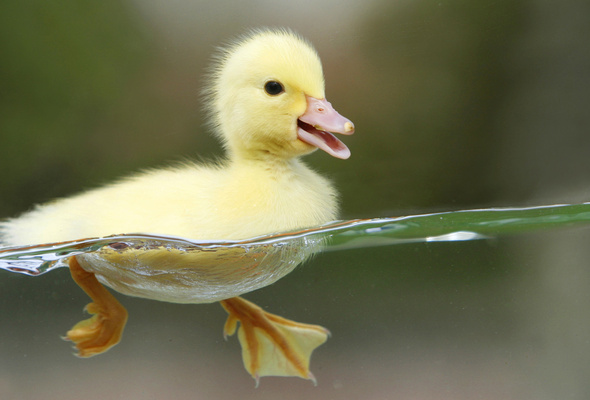
#> input picture vision/duck.jpg, 590 x 400 px
$ python circles.py
#> lines starting #> are read from the running program, lines starting #| are printed output that depends on the picture
#!/usr/local/bin/python3
import numpy as np
import random
from matplotlib import pyplot as plt
import urllib.request, cv2, sys, re, time, math

# Default image file
imgSpec = "duck.jpg"
if len(sys.argv) > 1: imgSpec = sys.argv[1]


# Decide between file & url with regular expression (re)
if re.compile("^\\w*\\:\\/\\/").search(imgSpec) is None:
  img = cv2.imread(imgSpec, cv2.IMREAD_COLOR)
#> img is the input picture: shape (400, 590, 3); mean B, G, R 82.1, 113.1, 113.1
else:
  resp = urllib.request.urlopen(imgSpec)
  img = np.asarray(bytearray(resp.read()), dtype = "uint8")
  img = cv2.imdecode(img, cv2.IMREAD_COLOR)


# Allows window to be resized by user (in theory)
cv2.namedWindow('image', cv2.WINDOW_NORMAL)
height, width = img.shape[:2]    # Get image dimensions
#> height = 400; width = 590
widthMax = 1024                  # The screen width, in pixels
if (width > widthMax):
  cv2.resizeWindow('image', widthMax, int(height*widthMax/width))

height, width, depth = img.shape
#> depth = 3

grayscale = np.array([0.3, 0.59, 0.11])

gauss = np.array([[1, 2, 1],
                  [2, 4, 2],
                  [1, 2, 1]])/16

def findNeighbors(t):
    i,j=t
    rowLimit = height-1
    columnLimit = width-1
    n = set()
    for x in range(max(0, i-1), min(i+1, rowLimit)+1):
        for y in range(max(0, j-1), min(j+1, columnLimit)+1):
            if x != i or y != j:
                n.add((x,y))
    return n

def bfs(graph, start, centers):
    visited, queue = set(), [start]
    while queue:
        vertex = queue.pop(0)
        if vertex not in visited and vertex in centers:
            visited.add(vertex)
            queue.extend(findNeighbors(vertex) - visited)
    return visited

def toGray(img):
    gray = np.zeros((height,width,3), np.uint8)
    for i in range(height):
        for j in range(width):
            gray[i, j] = np.dot(grayscale, img[i, j])
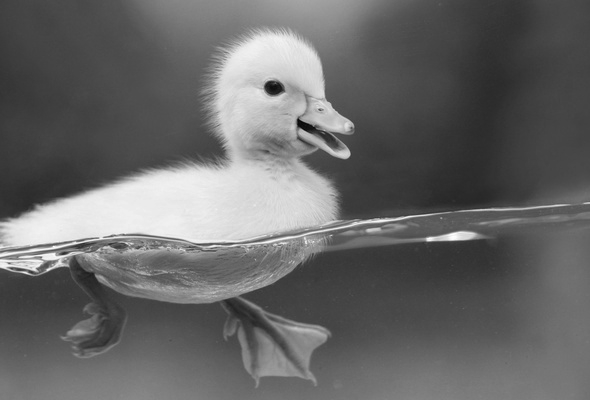
#> gray: shape (400, 590, 3); min 8, max 254, mean 103.3
    return gray

def blur(img):
    blurred = cv2.filter2D(img, -1, gauss)
    #blurred = filter(img, gauss)
    return blurred

def auto_canny(image, sigma=0.33):
    # compute the median of the single channel pixel intensities
#> called with sigma = 0.33
    v = np.median(image)
#> v = 86

    # apply automatic Canny edge detection using the computed median
    lower = int(max(0, (1.0 - sigma) * v))
#> lower = 57
    upper = int(min(255, (1.0 + sigma) * v))
#> upper = 114

    if len(sys.argv) > 3:
        edged = cv2.Canny(image, int(sys.argv[2])**(1/2), int(sys.argv[3])**(1/2))
    else:
        edged = cv2.Canny(image, lower, upper)
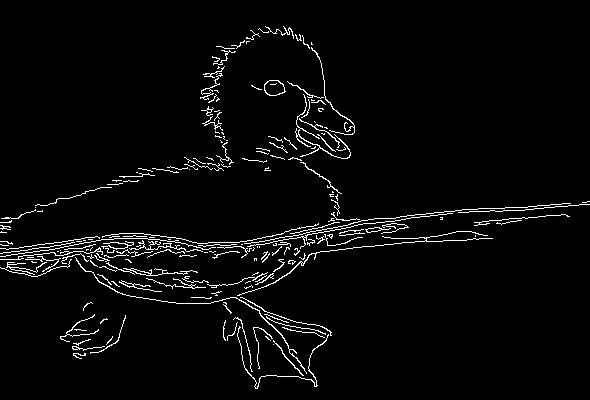
#> edged: shape (400, 590); 3.3% white in thin lines or dots

    return edged


gray = toGray(img.copy())
blurred = blur(gray.copy())
auto = auto_canny(blurred.copy())

canny = np.zeros((height,width,3), np.uint8)
canny[:,:] = 255
edges = set()
for r in range(1,height-1):
    for c in range(1,width-1):
        if auto[r, c] == 255:
            canny[r,c] = 0
            edges.add((r, c))
#> canny: shape (400, 590, 3); 96.7% white; black in thin lines or dots

print("Height: {}\nWidth: {}\nEdge Pixels: {}".format(height,width,len(edges)))
#| Height: 400
#| Width: 590
#| Edge Pixels: 7888

hough = np.zeros((height,width,3), np.uint8)
hough[:,:] = 255

intersects = {(r, c): 0 for r in range(height) for c in range(width)}


lines = {e: set() for e in edges}
for e in edges:
    i,j = e[0], e[1]
    r,c = i,j

    Gx = -int(blurred[i-1,j+1][0]) + int(blurred[i+1,j+1][0]) + -2*int(blurred[i-1,j][0]) + 2*int(blurred[i+1,j][0]) + -int(blurred[i-1,j-1][0]) + int(blurred[i+1,j-1][0])
    Gy = int(blurred[i-1,j+1][0]) + 2*int(blurred[i,j+1][0]) + int(blurred[i+1,j+1][0]) + -int(blurred[i-1,j-1][0]) + -2*int(blurred[i,j-1][0]) + -int(blurred[i+1,j-1][0])

    angle = math.atan2(Gy, Gx)# * 180 / math.pi

    slope = -math.tan(angle+math.pi/2)

    while 0 < c < width and 0 < r < height:
        hough[int(r),c] -= 1
        intersects[(int(r), c)] += 1
        lines[e].add((c,r))
        c+=1
        r+=slope
    r,c = i,j
    while 0 < c < width and 0 < r < height:
        hough[int(r),c] -= 1
        intersects[(int(r), c)] += 1
        lines[e].add((c,r))
        c-=1
        r-=slope
#> this loop made 7888 passes
#> (Gx, Gy, angle, slope) on passes 1 to 3: (186, -36, -0.191, -5.17), (71, -3, -0.0422, -23.67), (-107, 43, 2.76, -2.49)
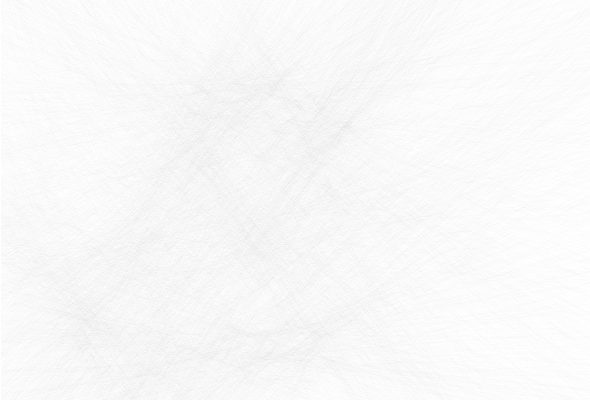
#> hough: shape (400, 590, 3); min 227, max 255, mean 248.5
#> after the loop, intersects = 236000 items

centers = set()
for r in range(1, height-1):
    for c in range(1, width-1):
        val = (intersects[r-1,c+1] +
               intersects[r  ,c+1] +
               intersects[r+1,c+1] +
               intersects[r-1,c  ] +
               intersects[r  ,c  ] +
               intersects[r+1,c  ] +
               intersects[r-1,c-1] +
               intersects[r  ,c-1] +
               intersects[r+1,c-1]) / 9

        T = int(sys.argv[4]) if len(sys.argv) > 4 else 70
        if val > T:
            centers.add((r,c))
#> after the loop, centers = 0 items

clusters = set()
visited = set()
for i in centers:
    if i not in visited:
        cluster = bfs(hough, i, centers)
        clusters.add(frozenset(cluster))
        visited |= cluster
#> this loop made 0 passes
#> after the loop, clusters = 0 items; visited = 0 items

print("Centers: {}".format(len(clusters)))
#| Centers: 0

centers = set()
circles = img.copy()

white = np.zeros((height,width,3), np.uint8)
white[:,:] = 255
white = canny.copy()

for cluster in clusters:
    radii = {}

    r = [i[0] for i in cluster]
    c = [i[1] for i in cluster]
    cr = int(sum(r)/len(r))
    cc = int(sum(c)/len(c))
    cv2.circle(circles,(cc,cr), 1, (0,255,0), -1)
    cv2.circle(white,(cc,cr), 1, (0,255,0), -1)
    centers.add((cr,cc))
    for edge in lines:
        if cluster.isdisjoint(lines[edge]):
            radius = int(math.sqrt((edge[0]-cr)**2 +(edge[1]-cc)**2))
            if radius in radii:
                radii[radius] += 1
            else:
                radii[radius] = 1
    radii = {r: radii[r]/r for r in radii if r != 0}

    rad = max(radii, key=radii.get)
    radT = float(sys.argv[5]) if len(sys.argv) > 5 else 1.5
    while radii[rad] > radT: #Best value so far would be 1.5
        cv2.circle(circles,(cc,cr),rad, (0,255,0), 1)
        cv2.circle(white,(cc,cr), rad, (0,255,0), 1)
        for i in range(5):
            if rad+i in radii:
                del radii[rad+i]
            if rad-i in radii:
                del radii[rad-i]
        if not radii:
            break
        rad = max(radii, key=radii.get)

cv2.imshow('Circles', circles)
while True:
    key = cv2.waitKey(0)
#> (key e is pressed here)
    if key == 27:
        cv2.destroyAllWindows()
        break
    if key == ord('r'):
        cv2.destroyAllWindows()
        cv2.imshow('Original', img)
    if key == ord('g'):
        cv2.destroyAllWindows()
        cv2.imshow('Grayscale', gray)
    if key == ord('b'):
        cv2.destroyAllWindows()
        cv2.imshow('Gaussian Blur', blurred)
    if key == ord('e'):
        cv2.destroyAllWindows()
        cv2.imshow('Edges', canny)
    if key == ord('h'):
        cv2.destroyAllWindows()
        cv2.imshow('Hough', hough)
    if key == ord('c'):
        cv2.destroyAllWindows()
        cv2.imshow('Circles', circles)
    if key == ord('w'):
        cv2.destroyAllWindows()
        cv2.imshow('Circles', white)

$ run again, with vision/1.jpg copied over vision/duck.jpg
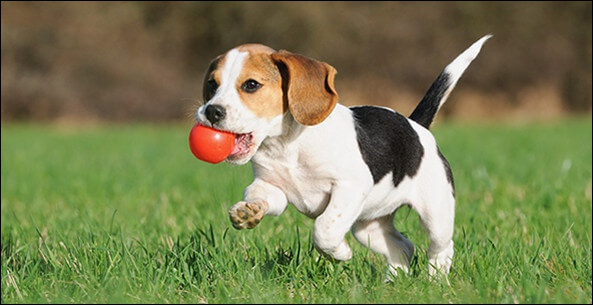
#> input picture vision/1.jpg, 593 x 305 px
#> img is the input picture: shape (305, 593, 3); mean B, G, R 82.8, 127.3, 122.8
#> v = 113
#> lower = 75
#> upper = 150
#> in auto_canny, `edged = cv2.Canny(image, lower, upper)`:
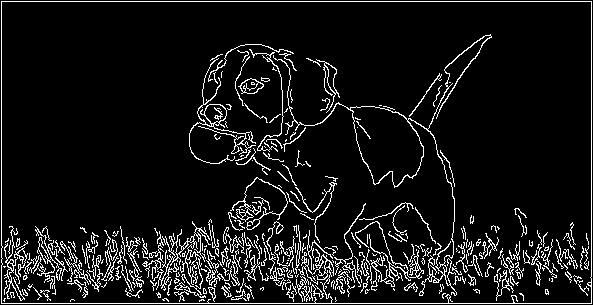
#> edged: shape (305, 593); 8.5% white in thin lines or dots
#| Height: 305
#| Width: 593
#| Edge Pixels: 15348
#> the loop `for e in edges:` made 15348 passes
#> (Gx, Gy, angle, slope) on passes 1 to 3: (55, -67, -0.883, -0.821), (34, 184, 1.39, 0.185), (33, 185, 1.39, 0.178)
#> after the loop `for e in edges:`:
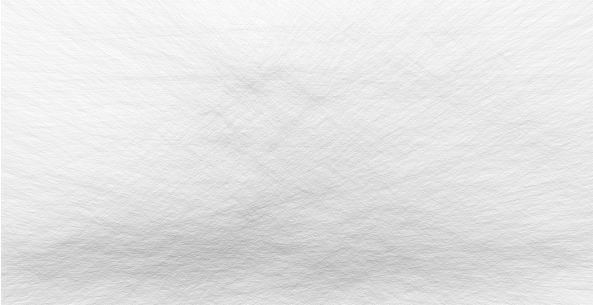
#> hough: shape (305, 593, 3); min 172, max 255, mean 227.8
#> after the loop `for e in edges:`: intersects = 180865 items
#> after the loop `for r in range(1, height-1):`: centers = 0 items
#| Centers: 0
